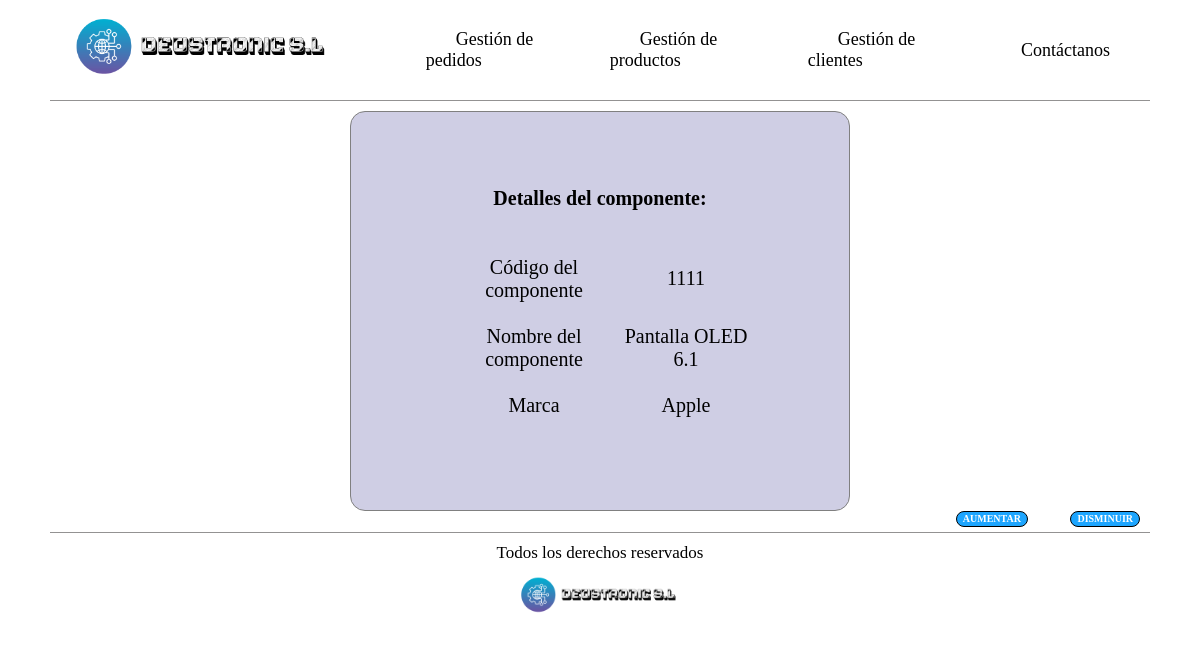
Page /deustronic/componente/1111 on the committed database.
### empresaDjango/models.py (models this page shows, shortened)
class Componente(models.Model):
    producto = models.ForeignKey(Producto, on_delete=models.CASCADE)
    cod_componente = models.CharField(max_length=10, unique=True)
    nombre_componente = models.CharField(max_length=50)
    marca = models.CharField(max_length=50)

### empresaDjango/views.py (the view)
# urls.py: path('componente/<str:cod_componente>', views.detail_componente, name='detail_com'),
def detail_componente(request, cod_componente):
    componente = get_object_or_404(Componente, cod_componente=cod_componente)
    context = {
        'componente': componente
    }
    return render(request, 'detail_componente.html', context)

### empresaDjango/templates/detail_componente.html
{% extends 'base.html' %}
{% load static %}
{% block contenido %}
    <div class="contenedor-principal-detail">
        <div class="contenedor-central">
            <h1>Detalles del componente:</h1>
            <table class="detalle-componentes">
                <tr>
                    <td>Código del componente</td>
                    <td>{{ componente.cod_componente }}</td>
                </tr>
                <tr>
                    <td>Nombre del componente</td>
                    <td>{{ componente.nombre_componente }}</td>
                </tr>
                <tr>
                    <td>Marca</td>
                    <td>{{ componente.marca }}</td>
                </tr>
            </table>
        </div>
    </div>
{% endblock %}

### empresaDjango/static/css/styles.css (style rules this page uses)
html { box-sizing: border-box; font-size: 62.5%; background-color: white; }
*, *:before, * after { box-sizing: inherit; }
.contenedor-principal-detail { margin: 1rem 5rem 0rem 5rem; display: flex; justify-content: center; align-items: center; min-height: 35rem; }
.contenedor-central { display: flex; flex-direction: column; align-items: center; justify-content: center; min-width: 50rem; min-height: 40rem; border-radius: 1.5rem; border: 1px solid grey; background-color: rgba(97, 93, 167, 0.3); }
.contenedor-central h1 { padding-bottom: 2rem; }
.contenedor-central h1 { margin-right: 0; }
.detalle-componentes { margin: 1rem 1rem 1rem 3rem; font-size: 2rem; text-align: center; }
.detalle-componentes td { width: 15rem; padding-bottom: 2rem; }

### rows in the picture
Componente: cod_componente "1111", nombre_componente "Pantalla OLED 6.1", marca "Apple"
